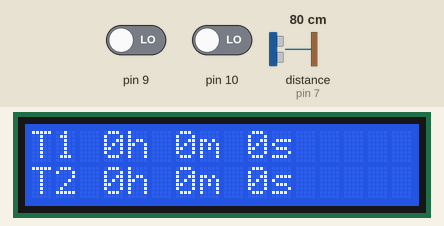
This sketch was run on a simulated Arduino Uno, built with avr-gcc and run on an emulated ATmega328P. Parts: 16×2 character LCD. The inputs (shaded band) are chosen by the test bench; at power-on: pin 9 LOW, pin 10 LOW, distance to the obstacle (sensor on pin 7) 80 cm. The echo pulse lasts 58.3 µs per cm; what the sketch prints to the serial monitor is not drawn.

Above: at 6.2 s.
6.3 s: pin 9 driven HIGH
At 7.42 s:
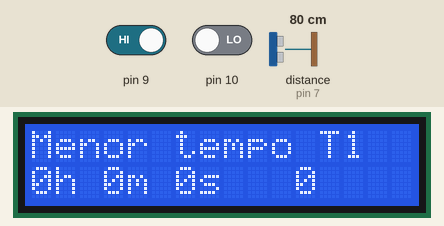
At 8.7 s:
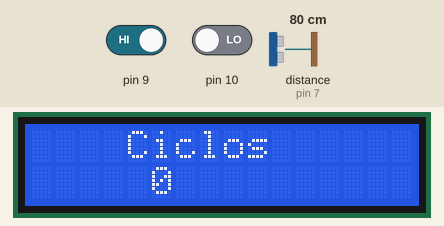
9.3 s: pin 10 driven HIGH
At 10.48 s:
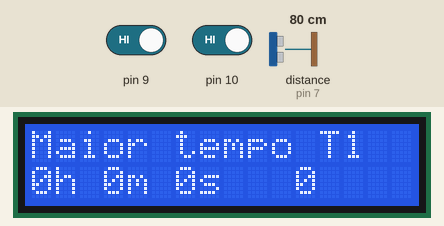
12.1 s: distance to the obstacle (sensor on pin 7) set to 299 cm
15.1 s: pin 9 driven LOW
Timing chart, 0 to 18.1 s (numbered marks = the images above; inputs shaded):
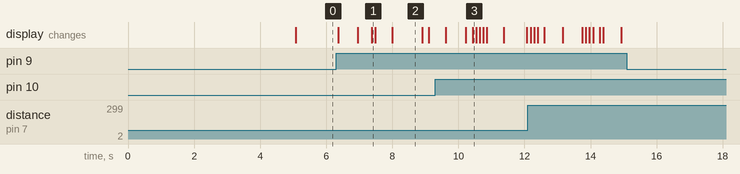

Measured:
- after the input at 6.3 s, the display: first changes after 0.06 s (image 1 shows a later state)
- after the input at 15.1 s, every drawn part: stays the same
- what the display in image 2 shows lasts 0.9 s, from 8.0 s to 8.9 s

The sketch:

timer.ino
```cpp
/*
  LiquidCrystal Library -
  The circuit:
 * LCD RS pin to digital pin 12
 * LCD Enable pin to digital pin 11
 * LCD D4 pin to digital pin 5
 * LCD D5 pin to digital pin 4
 * LCD D6 pin to digital pin 3
 * LCD D7 pin to digital pin 2
 * LCD R/W pin to ground
 * LCD VSS pin to ground
 * LCD VCC pin to 5V
 * 10K resistor:
 * ends to +5V and ground
 * wiper to LCD VO pin (pin 3)
 * Ultrasonic
 * Trig to digital pin 6
 * Echo to dogotal pin 7
*/

#include <LiquidCrystal.h>
#include <Ultrasonic.h>

//variaveis globais
LiquidCrystal lcd(12, 11, 5, 4, 3, 2);
Ultrasonic ultrasonic(6,7);
unsigned long tempo=0;
unsigned long timer=0;
unsigned long t1=0;
unsigned long t2=0;
unsigned long tempo2=0;
bool flip=false;
int btn=LOW;
int btn2=LOW;
int ultimo = LOW;
int ultimo2 = LOW;
int contador =0;
int contador2 = 0;
int modo = 0;
unsigned long tempo3=0;
unsigned long tempo4=0;
long maiorT1=0;
long menorT1=0;
long maiorT2=0;
long menorT2=0;
int mT1=0;
int MT1=0;
int mT2=0;
int MT2=0;
bool liberado = true;
unsigned long tLiberado =0;
int menu_3 = 0;
int p=0;
/*
 * setup
 * configuracao do display lcd
 * configuracao do serial 9600
 * configuracao dos pinos dos botoes
 * inicializacao do meu no modo automatico
 */
void setup() {
  lcd.begin(16, 2);
  Serial.begin(9600);
  pinMode(10,INPUT);
  pinMode(9,INPUT);
  lcd.clear();
  lcd.setCursor(0,0);
  lcd.print("Modo Automatico");
  delay(5000);
  lcd.clear();
  lcd.setCursor(0,0);
  lcd.print("T1");
  lcd.setCursor(3,0);
  lcd.print(getTempo(0));
  lcd.setCursor(0,1);
  lcd.print("T2");
  lcd.setCursor(3,1);
  lcd.print(getTempo(0));
}

/*
 * funcao para controlar a troca de menu utilizando o botao 1
 * para calibrar a leitura e minimizar a possibilidade de leituras falcas foi utilizado um debouce com tempo de 40ms
 */
void func1(){
  int pressionado2 = digitalRead(9);
  if(pressionado2 != btn2){
    tempo2 = millis();
  }
  if(millis()- tempo2 > 40 && liberado == true){
    if(pressionado2 == btn2){
      btn2 = pressionado2;
      if(btn2 != ultimo2){
        liberado = false;
        tLiberado = millis();
        modo ++;
        tempo3 = millis();
        Serial.print("menu trocado ");
        Serial.print(modo);
        Serial.println();
        ultimo = btn;
        return;
      }
    }
  }
  if(millis() - tLiberado>500){
    liberado = true;
    Serial.println("Liberado");
  }
  switch(modo){
    case 0:
      automatico();
    break;
    case 1:
      menu2();
    break;
    case 2:
      menu3();
    break;
    case 3:
     menu1();
     modo = 0;
     timer = millis();
    break;
  }
  btn2 = pressionado2;
}
/*
 * manu 1
 * template vazio do menu automatico
 */
void menu1(){
  lcd.clear();
  lcd.setCursor(0,0);
  lcd.print("T1");
  lcd.setCursor(3,0);
  lcd.print(getTempo(0));
  lcd.setCursor(0,1);
  lcd.print("T2");
  lcd.setCursor(3,1);
  lcd.print(getTempo(0));
}
/*
 * menu 2
 * template e manu para mostrar quantas vezes um objeto entrou ou saiu da frente do sensor
 * objeto entrou soma 1
 * objeto saiu soma 1
 */
void menu2(){
  lcd.clear();
  lcd.setCursor(0,0);
  lcd.print("    Ciclos    ");
  lcd.setCursor(5,1);
  lcd.print(contador2);
  delay(50);
}
/*
 * menu 3
 * menu para mostrar maior tempo e menor tempo em que um objeto estteve na frente do sensor
 * sub menu com botao de operacao
 * botao 2 troca o sub menu
 */
void menu3(){
  if(p == 0 || p>300 || digitalRead(10)==HIGH){
    switch(menu_3){
      case 0:
        lcd.clear();
        lcd.setCursor(0,0);
        lcd.print("Maior tempo T1 ");
        lcd.setCursor(0,1);
        lcd.print(getTempo(maiorT1));
        lcd.setCursor(11,1);
        lcd.print(MT1);
      break;
      case 1:
        lcd.clear();
        lcd.setCursor(0,0);
        lcd.print("Menor tempo T1 ");
        lcd.setCursor(0,1);
        lcd.print(getTempo(menorT1));
        lcd.setCursor(11,1);
        lcd.print(mT1);
      break;
      case 2:
        lcd.clear();
        lcd.setCursor(0,0);
        lcd.print("Maior tempo T2 ");
        lcd.setCursor(0,1);
        lcd.print(getTempo(maiorT2));
        lcd.setCursor(11,1);
        lcd.print(MT2);
      break;
      case 3:
        lcd.clear();
        lcd.setCursor(0,0);
        lcd.print("Menor tempo T2 ");
        lcd.setCursor(0,1);
        lcd.print(getTempo(menorT2));
        lcd.setCursor(11,1);
        lcd.print(mT2);
      break;
      case 4:
      menu_3 = -1;
      break;
    }
    delay(100);
    p=1;
    menu_3++;
  }
  delay(1);
  p++;
}
/*
 * funcao para ver atualizar automaticamente quando um objeto esta na frente do sensor e manu principal
 * para calibrar a leitura e minimizar a possibilidade de leituras falcas foi utilizado um debouce com tempo de 500ms
 *
 */
void automatico(){
  int pressionado = VeObj();
  if(pressionado != btn){
    tempo = millis();
  }
  if(millis()- tempo > 500){
    if(pressionado == btn){
      btn = pressionado;
      btn = VeObj();
      if(btn != ultimo){
        contador2++;
        if(btn == HIGH){
          long t = millis();
          t2 = t-timer;
          //Serial.println(t);
          timer = t;
        }
        if(btn == LOW){
         long t = millis();
         t1 = t-timer;
         //Serial.println(t);
         timer = t;
        }
        if(t1>=maiorT1){
         maiorT1 = t1;
         MT1 = contador2;
        }
        if(t2>=maiorT2){
         maiorT2=t2;
         MT2 = contador2;
        }
        if(t1<menorT1 || menorT1 == 0){
         menorT1 = t1;
         mT1= contador2;
        }
        if(t2<menorT2 || menorT2 == 0){
         menorT2 = t2;
         mT2 = contador2;
        }
        lcd.clear();
        lcd.setCursor(0,0);
        lcd.print("T1");
        lcd.setCursor(3,0);
        lcd.print(getTempo(t1));
        lcd.setCursor(0,1);
        lcd.print("T2");
        lcd.setCursor(3,1);
        lcd.print(getTempo(t2));
        ultimo = btn;
      }
    }
  }
  btn = pressionado;
}
/*
 *funcao para pegar se um objeto esta dentro de uma distancia
 *comparando o valor lido com range
 *entrada void
 *saida int booleano 0 ou 1
 *
 */
int VeObj(){
  int range = 70;
  float distCM;
  long microsec = ultrasonic.timing();
  distCM=ultrasonic.convert(microsec, Ultrasonic::CM);
  if(distCM < range){
    return HIGH;
  }else{
    return LOW;
  }
}

/*
* funcao para converter o tempo em millisegundos para hora minuto e segundo
* seguindo a divisao
*   1Seg = 1000mS
*   1Min = 60Seg = 60000mS
*   1Hr = 60Min = 3600000ms
* entrada long
* saida String formatada
*/

String getTempo(long t){
  long h ,m , s;
  unsigned long r;
  h = (long) t/3600000;
  r = (t%3600000);
  m = (long) r/60000;
  r = (r%60000);
  s =(long) r/1000;
  char resp[12];
  String a = "";
  a+= h;
  a+= "h ";
  a+= m;
  a+= "m ";
  a+= s;
  a+= "s";
  return a;
}

/*
 * main loop
 */
void loop() {
  func1();
}
```
